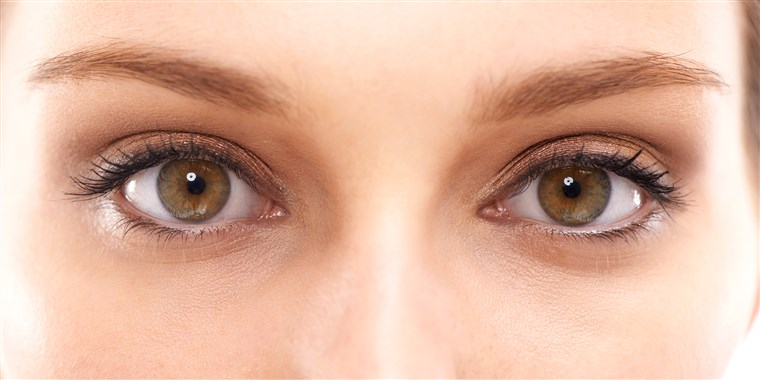
#> input picture res/augen.jpg, 760 x 380 px, given in place of the camera
$ python really_new_pupildetection.py
#> lines starting #> are read from the running program, lines starting #| are printed output that depends on the picture; after the words box and inside, x2 and y2 are one past the last pixel; in counts of white or black regions, pixels touching at a corner belong together
### demo/helper.py
import cv2
import time
import numpy as np
from enum import Enum

blinked_count = 0
blinking_start = None
modes = Enum('Modes', 'DRIVE STOP')
current_mode = modes.STOP


def get_eye_pos(img, eyes):
    right_eye = None
    for (x, y, w, h) in eyes:
        if y > img.shape[0] / 2:
            pass
        eyecenter = x + w / 2
        if eyecenter > img.shape[1] * 0.5:
            right_eye = img[y:y + h, x:x + w]
    if right_eye is not None:
        return right_eye


def detect_eyes2(img, eye_cascade_open, eye_cascade_open_or_closed):
    """
    Function to detect eyes
    returns True if the eye is closed, indicating a blink
    returns position of the right eye
    """
    if img is not None:
        eyes = eye_cascade_open.detectMultiScale(img, 1.3, 5)
        if len(eyes) > 0:
            right_eye = get_eye_pos(img, eyes)
            return False, right_eye
        else:
            return True, None
            '''
            eyes = eye_cascade_open_or_closed.detectMultiScale(img, 1.3, 5)
            if len(eyes) > 0:
                right_eye = get_eye_pos(img, eyes)
                return True, right_eye
            else:
                return None, None
                '''


def cut_eyebrows(img):
    height, width = img.shape[:2]
    eyebrow_h = int(height / 4)
    img = img[eyebrow_h:height, 0:width]
    if img is None:
        print("Kein Auge erkennbar")
    else:
        return img


# [50 lines left out: function get_pupil_coords, not called in this run]

### demo/really_new_pupildetection.py
import cv2
import time
import helper
# import communicator
import serial
import struct
from enum import Enum

eye_cascade_open = cv2.CascadeClassifier('../res/eye.xml')
eye_cascade_open_or_closed = cv2.CascadeClassifier('../res/haarcascade_righteye_2splits.xml')
cap = cv2.VideoCapture(0)
ser = serial.Serial('/dev/ttyUSB0', baudrate=19200, bytesize=serial.EIGHTBITS, stopbits=serial.STOPBITS_ONE)

is_gazing = False
blinked_count = 0
blinking_start = None
geschlossen = False
notstopp_start = None

mode_start = None
modes = Enum('Modes', 'DRIVE STOP')
current_mode = modes.STOP

previously_closed = False

while True:
    ret, frame = cap.read()
#> frame is the input picture: shape (380, 760, 3); mean B, G, R 160.2, 181.2, 223.3

    if ret is not None:
        frame = cv2.cvtColor(frame, cv2.COLOR_BGR2GRAY)
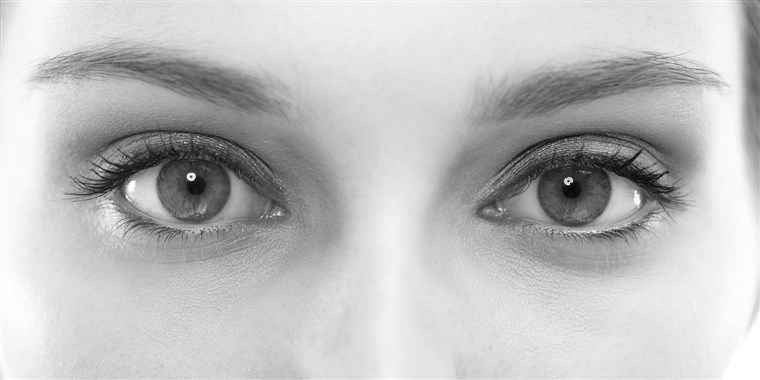
#> frame: shape (380, 760); min 2, max 255, mean 191.4
        # frame = frame[0: frame.shape[0],int(frame.shape[1]/16):frame.shape[1]]
        # eye = helper.detect_eyes(frame, eye_cascade_open, eye_cascade_open_or_closed)
        is_closed, eye = helper.detect_eyes2(frame, eye_cascade_open, eye_cascade_open_or_closed)
#> in detect_eyes2, `eyes = eye_cascade_open.detectMultiScale(img, 1.3, 5)`: eyes = [[67, 74, 222, 222], [458, 78, 226, 226]]
#> the loop in get_eye_pos, `for (x, y, w, h) in eyes:` made 2 passes
#> (x, y, w, h, eyecenter) on passes 1 to 2: (67, 74, 222, 222, 178), (458, 78, 226, 226, 571)
#> pass 2, in get_eye_pos, `right_eye = img[y:y + h, x:x + w]`:
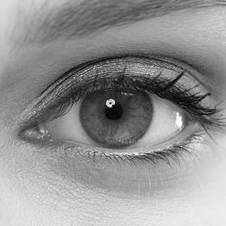
#> right_eye: shape (226, 226); min 3, max 255, mean 146.4
#> is_closed = False

        #Notstopp
        if is_closed and notstopp_start is None:
            notstopp_start = time.time()

        if not is_closed:
            notstopp_start = None

        if is_closed and notstopp_start is not None:
            notstopp_elapsed = time.time() - notstopp_start
            if notstopp_elapsed >= 1:
                print("NOTSTOPP")
                print(notstopp_elapsed)
                current_mode = modes.STOP
                ser.write(struct.pack('!B', 0))
                notstopp_start = None

        # Blinking detection
        if is_closed and not previously_closed:
            if blinked_count == 0: blinking_start = time.time()
            blinked_count += 1
            if blinked_count >= 3:
                if time.time() - blinking_start <= 3:
                    current_mode = modes.DRIVE if current_mode is modes.STOP else modes.STOP
                    if current_mode is modes.STOP: ser.write(struct.pack('!B', 0))
                blinking_start = None
                blinked_count = 0

        if blinking_start is not None and time.time() - blinking_start >= 3:
            blinked_count = 0

        previously_closed = is_closed
#> previously_closed = False


        if eye is not None and not is_closed:

            eye = helper.cut_eyebrows(eye)
#> in cut_eyebrows, `img = img[eyebrow_h:height, 0:width]`:
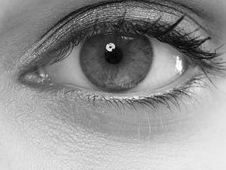
#> img: shape (170, 226); min 3, max 255, mean 146.5
            # eye = cv2.medianBlur(eye, 3)

            if current_mode is modes.DRIVE:
                cX, cY = helper.get_pupil_coords(eye)
                cv2.circle(eye, (cX, cY), 1, (255, 255, 255), 3)

                # Calculate distance to left and right border of picture
                distance_left = eye.shape[1] - cX
                distance_right = cX
                distance_top = cY
                distance_bottom = eye.shape[0] - cY

                # Draw corresponding lines
                cv2.line(eye, (cX, cY), (0, cY), (255, 0, 0), 1)
                cv2.line(eye, (cX, cY), (eye.shape[1], cY), (255, 0, 0), 1)
                cv2.line(eye, (cX, cY), (cX, 0), (255, 0, 0), 1)
                cv2.line(eye, (cX, cY), (cX, eye.shape[0]), (255, 0, 0), 1)

                # Direction detection

                if distance_right < eye.shape[1] / 2.7:
                    print('right')
                    cv2.putText(frame, 'RIGHT', (50, 150), cv2.FONT_HERSHEY_PLAIN, 12, (255, 0, 0))
                    ser.write(struct.pack('!B', 1))
                elif distance_left < eye.shape[1] / 3:
                    print('left')
                    cv2.putText(frame, 'LEFT', (50, 150), cv2.FONT_HERSHEY_PLAIN, 12, (255, 0, 0))
                    ser.write(struct.pack('!B', 2))

                if distance_top < eye.shape[0] / 3.5:
                    cv2.putText(frame, 'TOP', (50, 250), cv2.FONT_HERSHEY_PLAIN, 12, (255, 0, 0))
                    print('TOP')
                    ser.write(struct.pack('!B', 3))
                elif distance_top > eye.shape[0] / 2:
                    cv2.putText(frame, 'BOTTOM', (50, 250), cv2.FONT_HERSHEY_PLAIN, 12, (255, 0, 0))
                    print('BOTTOM')
                    ser.write(struct.pack('!B', 0))
                # print('Distance Right: ', distance_right, ', Distance Left: ', distance_left)

                cv2.imshow('eye', eye)
        cv2.putText(frame, f'Blinked: {blinked_count}', (50, 350), cv2.FONT_HERSHEY_PLAIN, 6, 255)
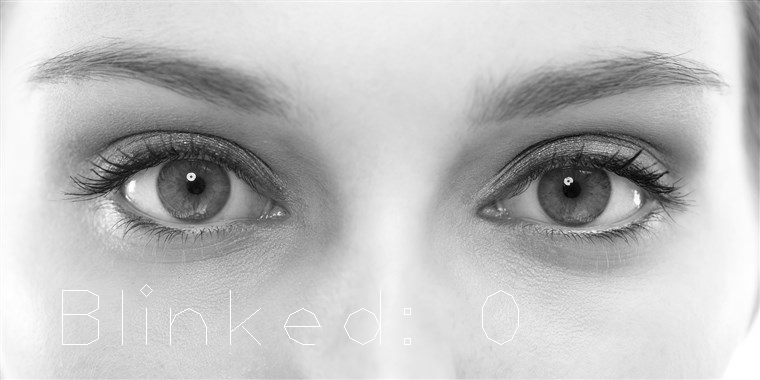
#> frame: shape (380, 760); 0.34% of pixels changed, all inside (x1, y1, x2, y2) = (62, 284, 519, 345)
        cv2.imshow("Frame", frame)
    key = cv2.waitKey(1)
#> (key Esc is pressed here)
    if key == 27:
        break

ser.close()
cv2.destroyAllWindows()
cap.release()
